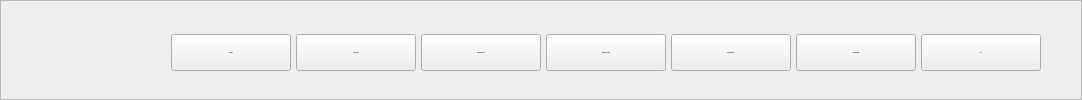
    <widget class="QFrame" name="middle_n_frame">
     <property name="frameShape">
      <enum>QFrame::Shape::StyledPanel</enum>
     </property>
     <property name="frameShadow">
      <enum>QFrame::Shadow::Raised</enum>
     </property>
     <layout class="QGridLayout" name="gridLayout_4">
      <property name="leftMargin">
       <number>10</number>
      </property>
      <property name="topMargin">
       <number>2</number>
      </property>
      <property name="rightMargin">
       <number>0</number>
      </property>
      <property name="bottomMargin">
       <number>2</number>
      </property>
      <property name="spacing">
       <number>0</number>
      </property>
      <item row="0" column="1">
       <layout class="QGridLayout" name="gridLayout_2">
        <property name="leftMargin">
         <number>10</number>
        </property>
        <property name="topMargin">
         <number>0</number>
        </property>
        <property name="horizontalSpacing">
         <number>5</number>
        </property>
        <property name="verticalSpacing">
         <number>0</number>
        </property>
        <item row="0" column="6">
         <widget class="QPushButton" name="btn_sil">
          <property name="sizePolicy">
           <sizepolicy hsizetype="Minimum" vsizetype="Preferred">
            <horstretch>0</horstretch>
            <verstretch>0</verstretch>
           </sizepolicy>
          </property>
          <property name="minimumSize">
           <size>
            <width>120</width>
            <height>37</height>
           </size>
          </property>
          <property name="maximumSize">
           <size>
            <width>120</width>
            <height>30</height>
           </size>
          </property>
          <property name="font">
           <font>
            <family>Yu Gothic UI</family>
            <pointsize>-1</pointsize>
            <italic>false</italic>
            <bold>true</bold>
           </font>
          </property>
          <property name="focusPolicy">
           <enum>Qt::FocusPolicy::StrongFocus</enum>
          </property>
          <property name="text">
           <string>SİL</string>
          </property>
         </widget>
        </item>
        <item row="0" column="4">
         <widget class="QPushButton" name="btn_excel_yukle">
          <property name="minimumSize">
           <size>
            <width>120</width>
            <height>37</height>
           </size>
          </property>
          <property name="maximumSize">
           <size>
            <width>120</width>
            <height>30</height>
           </size>
          </property>
          <property name="font">
           <font>
            <family>Yu Gothic UI</family>
            <pointsize>-1</pointsize>
            <italic>false</italic>
            <bold>true</bold>
           </font>
          </property>
          <property name="text">
           <string>EXCEL'DEN AL</string>
          </property>
         </widget>
        </item>
        <item row="0" column="5">
         <widget class="QPushButton" name="btn_aktifpasif">
          <property name="minimumSize">
           <size>
            <width>120</width>
            <height>37</height>
           </size>
          </property>
          <property name="maximumSize">
           <size>
            <width>120</width>
            <height>30</height>
           </size>
          </property>
          <property name="font">
           <font>
            <family>Yu Gothic UI</family>
            <pointsize>-1</pointsize>
            <italic>false</italic>
            <bold>true</bold>
           </font>
          </property>
          <property name="text">
           <string>AKTİF / PASİF</string>
          </property>
         </widget>
        </item>
        <item row="0" column="0">
         <widget class="QPushButton" name="btn_kaydet">
          <property name="minimumSize">
           <size>
            <width>120</width>
            <height>37</height>
           </size>
          </property>
          <property name="maximumSize">
           <size>
            <width>120</width>
            <height>30</height>
           </size>
          </property>
          <property name="font">
           <font>
            <family>Yu Gothic UI</family>
            <pointsize>-1</pointsize>
            <italic>false</italic>
            <bold>true</bold>
           </font>
          </property>
          
          <property name="text">
           <string>KAYDET</string>
          </property>
         </widget>
        </item>
        <item row="0" column="2">
         <widget class="QPushButton" name="btn_pdfye_aktar">
          <property name="minimumSize">
           <size>
            <width>120</width>
            <height>37</height>
           </size>
          </property>
          <property name="maximumSize">
           <size>
            <width>120</width>
            <height>30</height>
           </size>
          </property>
          <property name="font">
           <font>
            <family>Yu Gothic UI</family>
            <pointsize>-1</pointsize>
            <italic>false</italic>
            <bold>true</bold>
           </font>
          </property>
          <property name="text">
           <string>PDF'YE AKTAR</string>
          </property>
         </widget>
        </item>
        <item row="0" column="3">
         <widget class="QPushButton" name="btn_excele_aktar">
          <property name="minimumSize">
           <size>
            <width>120</width>
            <height>37</height>
           </size>
          </property>
          <property name="maximumSize">
           <size>
            <width>120</width>
            <height>30</height>
           </size>
          </property>
          <property name="font">
           <font>
            <family>Yu Gothic UI</family>
            <pointsize>-1</pointsize>
            <italic>false</italic>
            <bold>true</bold>
           </font>
          </property>
          <property name="text">
           <string>EXCEL'E AKTAR</string>
          </property>
         </widget>
        </item>
        <item row="0" column="1">
         <widget class="QPushButton" name="btn_yeni">
          <property name="minimumSize">
           <size>
            <width>120</width>
            <height>37</height>
           </size>
          </property>
          <property name="maximumSize">
           <size>
            <width>120</width>
            <height>30</height>
           </size>
          </property>
          <property name="font">
           <font>
            <family>Yu Gothic UI</family>
            <pointsize>-1</pointsize>
            <italic>false</italic>
            <bold>true</bold>
           </font>
          </property>
          <property name="text">
           <string>YENİ KAYIT</string>
          </property>
         </widget>
        </item>
        <item row="0" column="7">
         <spacer name="horizontalSpacer">
          <property name="orientation">
           <enum>Qt::Orientation::Horizontal</enum>
          </property>
          <property name="sizeHint" stdset="0">
           <size>
            <width>40</width>
            <height>20</height>
           </size>
          </property>
         </spacer>
        </item>
       </layout>
      </item>
      <item row="0" column="0">
       <spacer name="horizontalSpacer_4">
        <property name="orientation">
         <enum>Qt::Orientation::Horizontal</enum>
        </property>
        <property name="sizeType">
         <enum>QSizePolicy::Policy::Fixed</enum>
        </property>
        <property name="sizeHint" stdset="0">
         <size>
          <width>150</width>
          <height>20</height>
         </size>
        </property>
       </spacer>
      </item>
     </layout>
    </widget>
